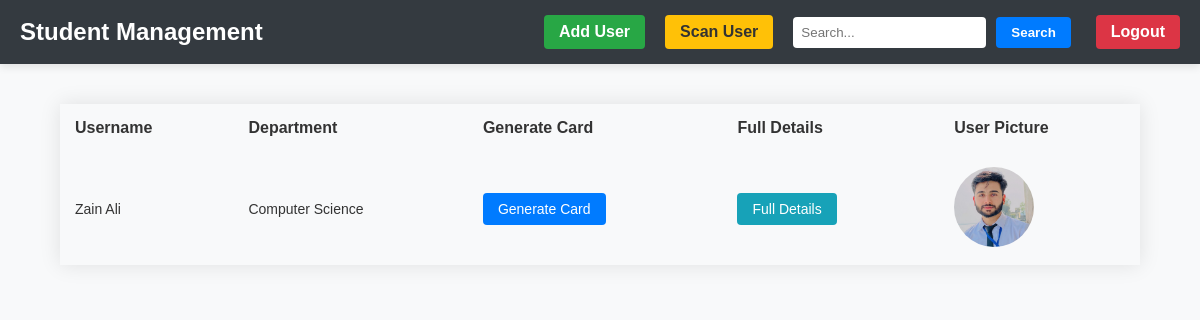
Before: /student/home/ (signed in) with the older database file.
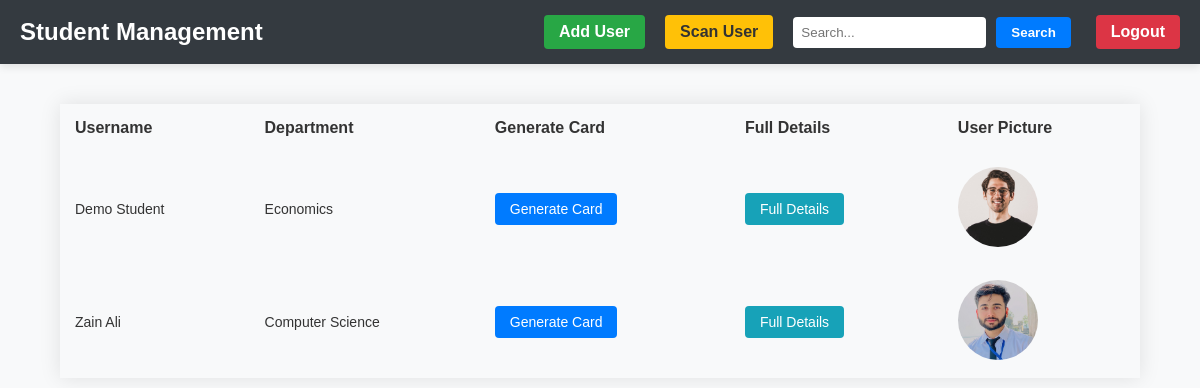
After: the same page with the newer database file.
### main/models.py (models this page shows, shortened)
class Student(models.Model):
    photo = models.ImageField(upload_to='images')
    student_name = models.CharField(max_length=50)
    father_name = models.CharField(max_length=50)
    dob = models.CharField(max_length=20)
    contact = models.CharField(max_length=20, null=True)
    roll_no = models.CharField(max_length=20)
    department = models.CharField(max_length=30)
    enrollment_year =  models.CharField(max_length=20)
    completion_date = models.CharField(max_length=20)
    email = models.EmailField()
    address = models.CharField(max_length=150)
    gender = models.CharField(max_length=10)
    emergency_contact = models.CharField(max_length=15)
    blood_group = models.CharField(max_length=5)
    medical_conditions = models.TextField()
    qr_code = models.ImageField(upload_to='qrcodes', blank=True)
    card_issue_date =  models.CharField(max_length=20)
    expiry_date =  models.CharField(max_length=20)
    id_card_number = models.CharField(max_length=20)
    created_at = models.DateTimeField(auto_now_add=True)
    updated_at = models.DateTimeField(auto_now=True)
    class Meta:
        ordering = ['-created_at']

### main/views.py (the view)
# urls.py: 2. Add a URL to urlpatterns:  path('', views.home, name='home')
@login_required(login_url='login')
def home(request):
    search_query = request.GET.get('search')
    students = Student.objects.all()
    if search_query:
        students = students.filter(
            Q(student_name__icontains=search_query) | Q(department__icontains=search_query)
        )
    context = {
        'students': students,
    }
    return render(request, 'main/home.html', context)

### main/templates/main/home.html (shortened to what this page needs)
{% extends 'base.html' %}
{% load static %}
{% block content %}
<head>
    <link rel="stylesheet" href="{% static 'css/home.css' %}">
 </head>
<body>
    <div class="form-container">
        <div class="table-container">
            <table>
                <thead>
                    <tr>
                        <th>Username</th>
                        <th>Department</th>
                        <th>Generate Card</th>
                        <th>Full Details</th>
                        <th>User Picture</th>
                    </tr>
                </thead>
                <tbody>
                    {% for student in students %}
                    <tr>
                      <td>{{student.student_name}}</td>
                      <td>{{student.department}}</td>
                      <td><a href="{% url 'generate_card' student.id %}" class="generate-btn" style="text-decoration: none;">Generate Card</a></td>
                      <td><a href="{% url 'full_details' student.id %}" class="details-btn" style="text-decoration: none;">Full Details</a></td>
                      <td><img src="{{student.photo.url}}" alt="User" class="user-image"></td>
                  </tr>
                  {% endfor %}
                </tbody>
            </table>
        </div>
    </div>
</body>
{% endblock %}

Changed rows visible on the page:
added Student: student_name "Demo Student", department "Economics", photo (picture)
